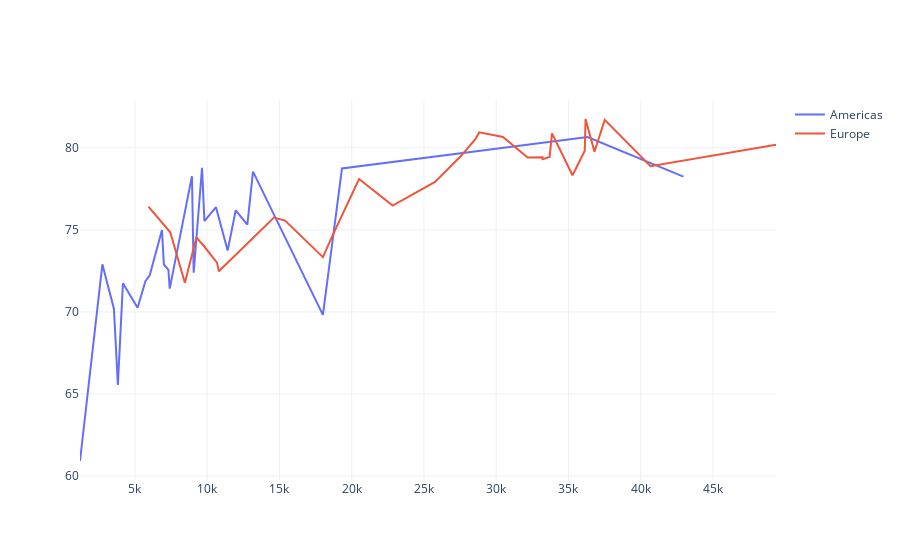

This figure's notebook cell:
### Markdown cell above
Создадим два отдельные объекта **trace**, показывающих зависимости продолжительности жизни от ВВП, для двух разных континентов.

### Code cell
trace_americas = go.Scatter(x=data_americas['gdp_percap'],
                            y=data_americas['life_exp'],
                            name='Americas')

trace_europe = go.Scatter(x=data_europe['gdp_percap'],
                          y=data_europe['life_exp'],
                          name='Europe')

pyo.iplot([trace_americas, trace_europe])

### Figure 1 — Plotly figure (JSON) as saved in the notebook; plotly's stock layout.template omitted (floating-point values rounded to 4 significant figures)
{"data": [{"name": "Americas", "type": "scatter", "x": [1202.0, 2749.0, 3548.0, 3822.0, 4173.0, 5186.0, 5728.0, 6025.0, 6873.0, 7007.0, 7321.0, 7409.0, 8948.0, 9066.0, 9645.0, 9809.0, 10610.0, 11420.0, 11980.0, 12780.0, 13170.0, 18010.0, 19330.0, 36320.0, 42950.0], "y": [60.92, 72.9, 70.2, 65.55, 71.75, 70.26, 71.88, 72.23, 74.99, 72.89, 72.57, 71.42, 78.27, 72.39, 78.78, 75.54, 76.38, 73.75, 76.19, 75.32, 78.55, 69.82, 78.75, 80.65, 78.24]}, {"name": "Europe", "type": "scatter", "x": [5937.0, 7446.0, 8458.0, 9254.0, 9787.0, 10680.0, 10810.0, 14620.0, 15390.0, 18010.0, 18680.0, 20510.0, 22830.0, 25770.0, 27540.0, 28570.0, 28820.0, 30470.0, 32170.0, 33200.0, 33210.0, 33690.0, 33860.0, 35280.0, 36130.0, 36180.0, 36800.0, 37510.0, 40680.0, 49360.0], "y": [76.42, 74.85, 71.78, 74.54, 74.0, 73.0, 72.48, 75.75, 75.56, 73.34, 74.66, 78.1, 76.49, 77.93, 79.48, 80.55, 80.94, 80.66, 79.41, 79.42, 79.31, 79.44, 80.88, 78.33, 79.83, 81.76, 79.76, 81.7, 78.89, 80.2]}], "layout": {}}
